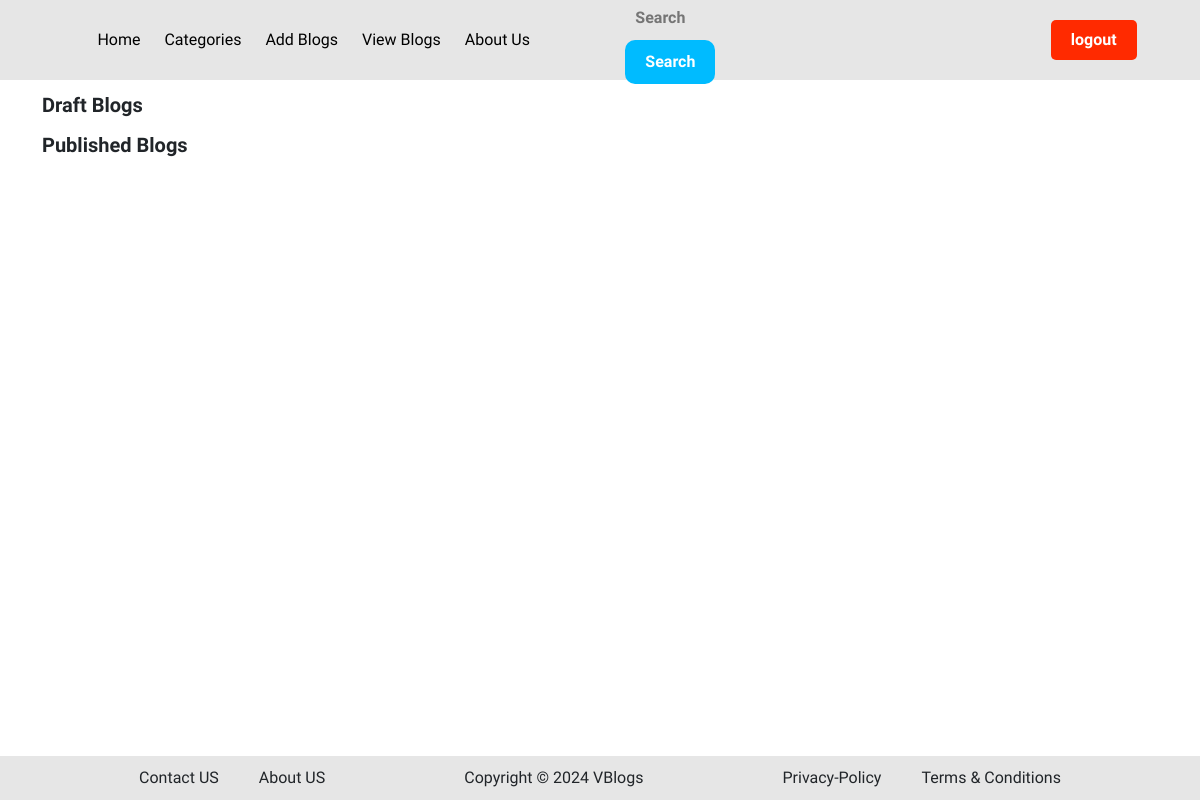
The page /view_blogs/ (signed in) on the database as committed earlier.
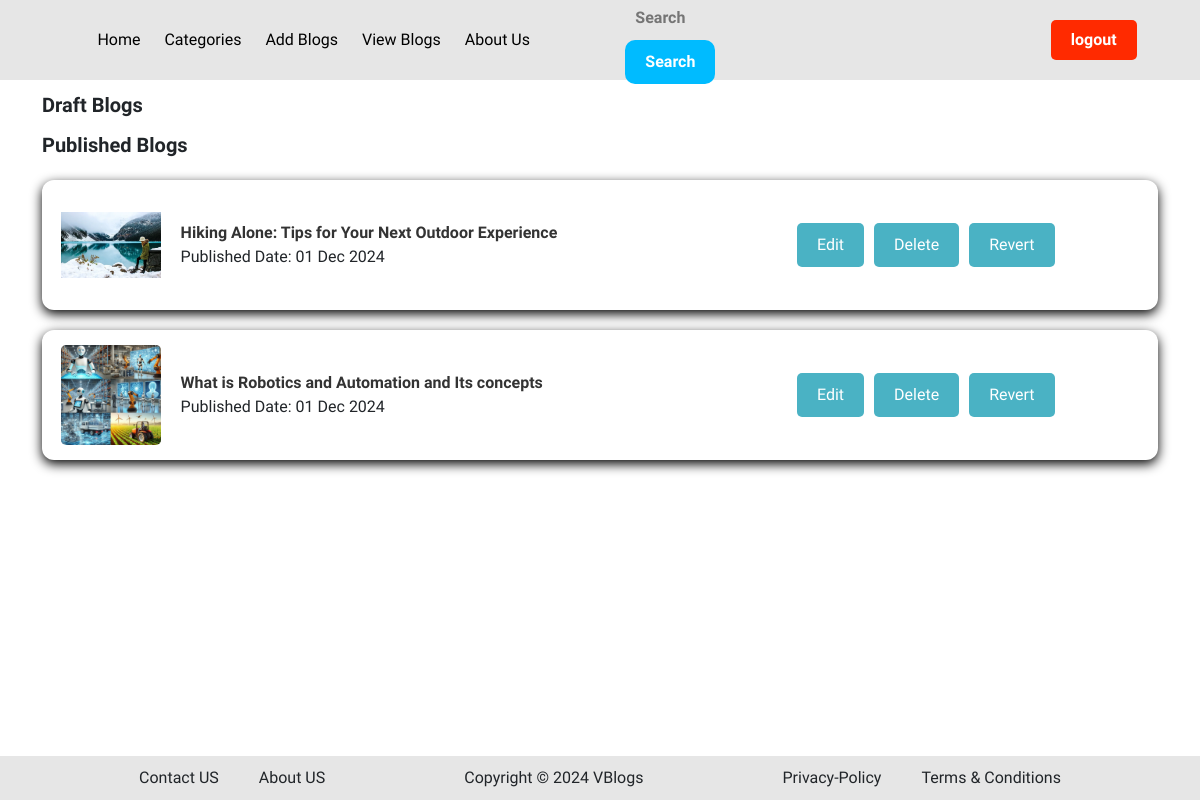
The same page on the database as committed later.
### posts/models.py (models this page shows, shortened)
class UserBlogs(models.Model):
    user = models.ForeignKey(
        CustomUser, on_delete=models.CASCADE
    )
    blog = models.ForeignKey(
        Blog,
        on_delete=models.CASCADE
    )
    is_published = models.BooleanField(
        default=False,
    )  # Indicates if the blog is published
    published_date = models.DateTimeField(
        null=True, blank=True,
    )  # Date when published

class Blog(models.Model):
    blog_cat = models.ForeignKey(
        Category, on_delete=models.SET_NULL, null=True, blank=True
    )
    blog_title = models.CharField(max_length=100)
    blog_content = models.TextField()
    blog_image = models.ImageField(upload_to="Posts", null=True, blank=True)
    submitted_at = models.DateTimeField(auto_now_add=True, null=True, blank=True)

### posts/views.py (the view, shortened to what this page needs)
# urls.py: path("view_blogs/", view_blogs, name="view_blogs"),  # View Blogs
@login_required(login_url="/login/")
def view_blogs(request):
    user_blogs = UserBlogs.objects.filter(user=request.user)
    published_blogs = user_blogs.filter(is_published=True)
    draft_blogs = user_blogs.filter(is_published=False)
    return render(
        request,
        "posts/view_blogs.html",
        {
            "published_blogs": published_blogs,
            "draft_blogs": draft_blogs,
            "page_name": "Your Blogs",
        },
    )

### posts/context_processors.py (called while the page is built)
def category_list(request):
    categories = Category.objects.all()
    return {'categories': categories}

### posts/templates/posts/view_blogs.html (shortened to what this page needs)
{% extends 'base.html' %}
{% load static %}
{% block css %}
  <link rel="stylesheet" href="{% static 'posts/view_blogs.css' %}" />
{% endblock %}
{% block body %}
  <div class="container">
    <div class="draft-title">
      <span>Draft Blogs</span>
    </div>
    <div class="publish-title">
      <span>Published Blogs</span>
    </div>
    <div class="publish-blog-container">
      {% for blog in published_blogs %}
        <div class="blog-card d-flex">
          <div class="blog-image">
            <img src="{{ blog.blog.blog_image.url }}" alt="Blog Image" />
          </div>
          <div class="blog-details">
            <div class="blog-title">
              <span>{{ blog.blog.blog_title }}</span>
              <div class="blog-date">Published Date: {{ blog.published_date|date:'d M Y' }}</div>
            </div>
          </div>
          <div class="button-row">
            <a href="#" class="edit-link" data-id="{{ blog.blog.id }}">Edit</a>
            <form action="{% url 'delete_blog' blog.blog.id %}" method="POST">
              <button type="submit">Delete</button>
            </form>
            <form action="{% url 'toggle_publish_status' blog.blog.id %}" method="POST">
              <button type="submit">
                {% if blog.is_published %}
                  Revert
                {% else %}
                  Publish
                {% endif %}
              </button>
            </form>
          </div>
        </div>
      {% endfor %}
    </div>
  </div>
{% endblock %}

Rows that differ between the two databases and show on the page:
added UserBlogs: blog.blog_image (picture), blog.blog_title "Hiking Alone: Tips for Your Next Outdoor Experience", published_date "01 Dec 2024", is_published "Revert"
added UserBlogs: blog.blog_image (picture), blog.blog_title "What is Robotics and Automation and Its concepts", published_date "01 Dec 2024", is_published "Revert"
